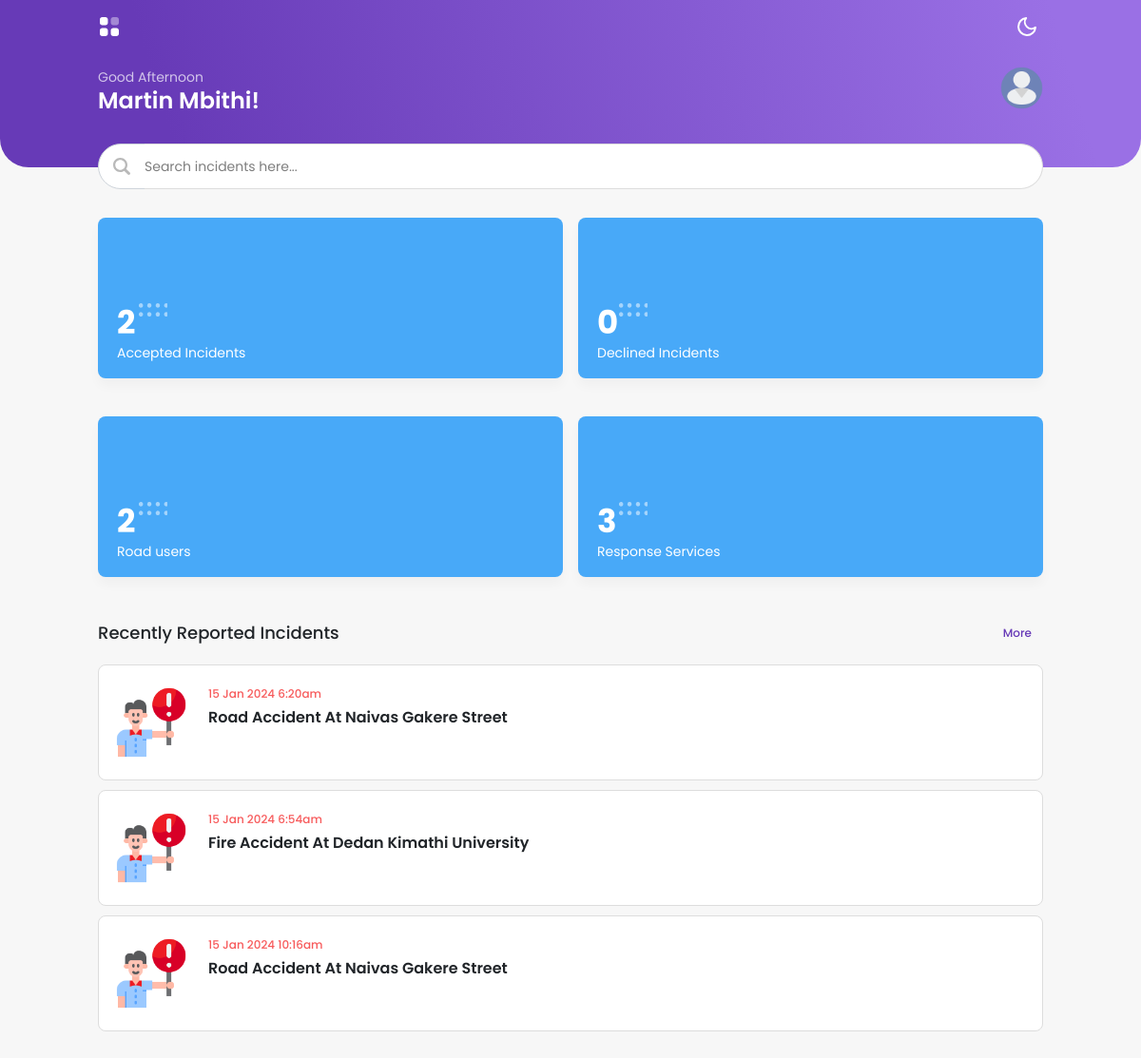
Screenshot of /views/home.php (signed in) with the database file from the repository.
### tables this page shows
CREATE TABLE `road_users` (
  `user_id` int(200) NOT NULL,
  `user_login_id` int(200) NOT NULL,
  `user_name` varchar(200) NOT NULL,
  `user_contact_phone` varchar(200) NOT NULL
);

CREATE TABLE `road_incidents` (
  `road_incident_id` int(200) NOT NULL,
  `road_incident_user_id` int(200) NOT NULL,
  `road_incident_type` varchar(200) NOT NULL,
  `road_incident_location_id` int(200) NOT NULL,
  `road_incident_description` longtext NOT NULL,
  `road_incident_date_reported` timestamp(6) NOT NULL DEFAULT current_timestamp(6),
  `road_incident_response_service_id` int(200) DEFAULT NULL
);

CREATE TABLE `locations` (
  `location_id` int(200) NOT NULL,
  `location_name` longtext NOT NULL
);

### config/config.php (called while the page is built, shortened)
<?php
$dat = new DateTime('now', new DateTimeZone('Africa/Nairobi'));
$date = $dat->format('H');
if ($date < 12)
    $greeting  =   "Good Morning";
else if ($date < 17)
    $greeting =  "Good Afternoon";
else if ($date < 20)
    $greeting =  "Good Evening";
else
    $greeting =  "Good Evening";

### functions/analytics.php (called while the page is built, shortened)
<?php
$query = "SELECT COUNT(*) FROM road_incidents WHERE road_incident_response_service_id != ''";
$stmt = $mysqli->prepare($query);
$stmt->execute();
$stmt->bind_result($accepted_incidents);
$query = "SELECT COUNT(*) FROM road_incidents WHERE road_incident_response_service_id = ''";
$stmt = $mysqli->prepare($query);
$stmt->execute();
$stmt->bind_result($declined_incidents);
$query = "SELECT COUNT(*) FROM road_users";
$stmt = $mysqli->prepare($query);
$stmt->execute();
$stmt->bind_result($users);
$query = "SELECT COUNT(*) FROM response_services";
$stmt = $mysqli->prepare($query);
$stmt->execute();
$stmt->bind_result($response_services);

### views/home.php (the view, shortened to what this page needs)
<?php
require_once('../config/config.php');
require_once('../functions/analytics.php');
require_once('../partials/head.php');
?>
<body>
    <div class="page-wraper">
        <header class="header transparent">
            <div class="main-bar">
                <div class="container">
                    <div class="header-content">
                        <div class="left-content">
                            <a href="javascript:void(0);" class="menu-toggler">
                            </a>
                        </div>
                        <div class="right-content">
                            <a href="javascript:void(0);" class="theme-btn">
                                <svg class="dark" xmlns="http://www.w3.org/2000/svg" width="24" height="24" viewBox="0 0 24 24" fill="none" stroke="currentColor" stroke-width="2" stroke-linecap="round" stroke-linejoin="round">
                                    <path d="M21 12.79A9 9 0 1 1 11.21 3 7 7 0 0 0 21 12.79z"></path>
                                </svg>
                            </a>
                        </div>
                    </div>
                </div>
            </div>
        </header>
        <?php
        if ($_SESSION['login_rank'] == 'Admin' || $_SESSION['login_rank'] == 'Road User') {
            $users_sql = mysqli_query(
                $mysqli,
                "SELECT * FROM road_users WHERE user_login_id = '{$_SESSION['login_id']}'"
            );
            if (mysqli_num_rows($users_sql) > 0) {
                while ($user = mysqli_fetch_array($users_sql)) {
        ?>
                    <div class="banner-wrapper author-notification">
                        <div class="container inner-wrapper">
                            <div class="dz-info">
                                <span><?php echo $greeting; ?></span>
                                <h2 class="name mb-0"><?php echo $user['user_name']; ?>!</h2>
                            </div>
                            <div class="dz-media media-45 rounded-circle">
                                <a href="profile"><img src="../assets/images/user.png" class="rounded-circle" alt="author-image"></a>
                            </div>
                        </div>
                    </div>
                <?php }
            }
        }
        ?>
        <div class="page-content">
            <div class="content-inner pt-0">
                <div class="container fb">
                    <form class="m-b30">
                        <div class="input-group">
                            <span class="input-group-text">
                                <a href="javascript:void(0);" class="search-icon">
                                </a>
                            </span>
                            <input type="text" placeholder="Search incidents here..." id="search" onkeyup="FilterFunction()" class="form-control ps-0 bs-0">
                        </div>
                    </form>
                    <div class="dashboard-area">
                        <?php if ($_SESSION['login_rank'] == 'Admin') { ?>
                            <div class="features-box">
                                <div class="row m-b20 g-3">
                                    <div class="col">
                                        <div class="card card-bx card-content bg-secondary">
                                            <div class="card-body">
                                                <div class="card-info">
                                                    <h4 class="title"><?php echo $accepted_incidents; ?></h4>
                                                    <p>Accepted Incidents</p>
                                                </div>
                                            </div>
                                        </div>
                                    </div>
                                    <div class="col">
                                        <div class="card card-bx card-content bg-secondary">
                                            <div class="card-body">
                                                <div class="card-info">
                                                    <h4 class="title"><?php echo $declined_incidents; ?></h4>
                                                    <p>Declined Incidents</p>
                                                </div>
                                            </div>
                                        </div>
                                    </div>
                                </div>
                                <div class="row m-b20 g-3">
                                    <div class="col">
                                        <div class="card card-bx card-content bg-secondary">
                                            <div class="card-body">
                                                <div class="card-info">
                                                    <h4 class="title"><?php echo $users; ?></h4>
                                                    <p>Road users</p>
                                                </div>
                                            </div>
                                        </div>
                                    </div>
                                    <div class="col">
                                        <div class="card card-bx card-content bg-secondary">
                                            <div class="card-body">
                                                <div class="card-info">
                                                    <h4 class="title"><?php echo $response_services; ?></h4>
                                                    <p>Response Services</p>
                                                </div>
                                            </div>
                                        </div>
                                    </div>
                                </div>
                            </div>
                        <?php } ?>
                        <div class="title-bar">
                            <h5 class="dz-title">Recently Reported Incidents</h5>
                            <a class="btn btn-sm text-primary" href="incidents">More</a>
                        </div>
                        <div class="list item-list recent-jobs-list">
                            <ul>
                                <?php
                                $incidents_sql = mysqli_query(
                                    $mysqli,
                                    "SELECT * FROM road_incidents ri
                                    INNER JOIN locations l ON l.location_id = ri.road_incident_location_id
                                    LIMIT  5"
                                );
                                if (mysqli_num_rows($incidents_sql) > 0) {
                                    while ($incidents = mysqli_fetch_array($incidents_sql)) {
                                ?>
                                        <li class="filter">
                                            <div class="item-content">
                                                <a href="incident?view=<?php echo $incidents['road_incident_id']; ?>" class="item-media"><img src="../assets/images/welcome/incident.png" width="80" alt="logo"></a>
                                                <div class="item-inner">
                                                    <div class="item-title-row">
                                                        <div class="item-subtitle text-danger"><?php echo date('d M Y g:ia', strtotime($incidents['road_incident_date_reported'])); ?></div>
                                                        <h6 class="item-title">
                                                            <a href="incident?view=<?php echo $incidents['road_incident_id']; ?>"><?php echo $incidents['road_incident_type']; ?></a> At <?php echo $incidents['location_name']; ?>
                                                        </h6>
                                                    </div>
                                                </div>
                                            </div>
                                        </li>
                                    <?php }
                                } ?>
                            </ul>
                        </div>
                    </div>
                </div>
            </div>
        </div>
    </div>
</body>
</html>

### rows the page displays
road_users: user_name "Martin Mbithi"
road_incidents: road_incident_date_reported "15 Jan 2024 6:20am", road_incident_type "Road Accident", road_incident_location.location_name "Naivas Gakere Street"
road_incidents: road_incident_date_reported "15 Jan 2024 6:54am", road_incident_type "Fire Accident", road_incident_location.location_name "Dedan Kimathi University"
road_incidents: road_incident_date_reported "15 Jan 2024 10:16am", road_incident_type "Road Accident", road_incident_location.location_name "Naivas Gakere Street"

### other values shown
$accepted_incidents "2"
$declined_incidents "0"
$users "2"
$response_services "3"
